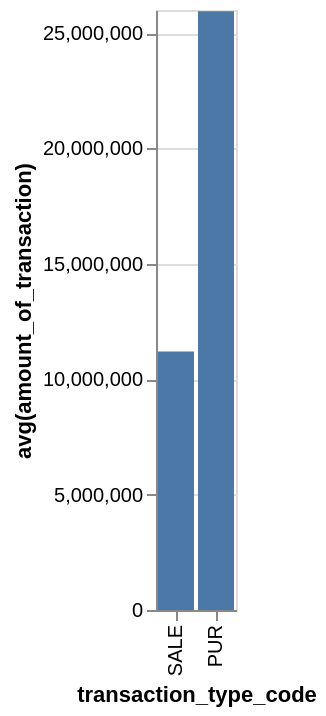

Vega-Lite specification for this chart:
### Vega-Lite specification from a JSON file in a GitHub repository (floating-point values rounded to 4 significant figures)
{"data": {"values": [{"x_data": "SALE", "y_data": 11200000.0}, {"x_data": "PUR", "y_data": 25950000.0}]}, "mark": "bar", "encoding": {"x": {"field": "x_data", "type": "nominal", "title": "transaction_type_code", "sort": "descending"}, "y": {"field": "y_data", "type": "quantitative", "title": "avg(amount_of_transaction)"}}}
